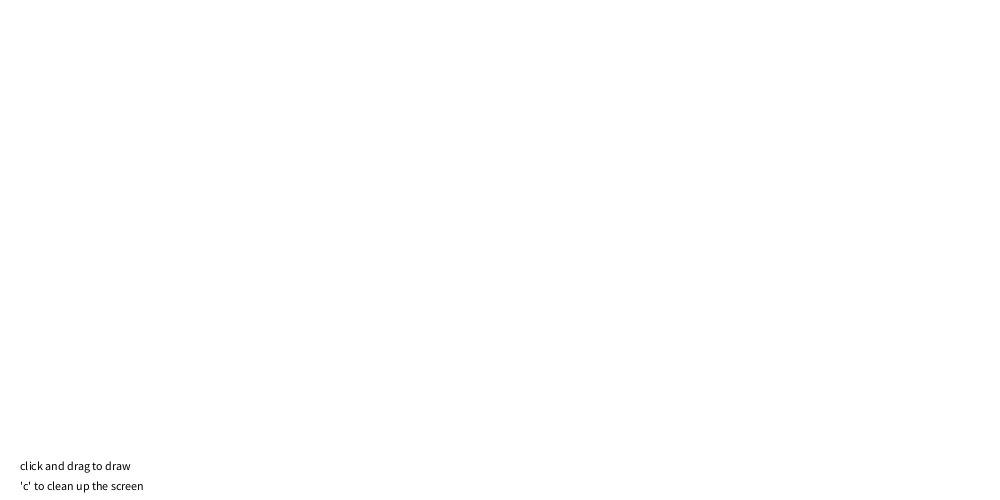
Frame 1 (no input)
Frame 60 (the mouse pressed at the canvas centre just before this capture): identical to frame 1, image omitted
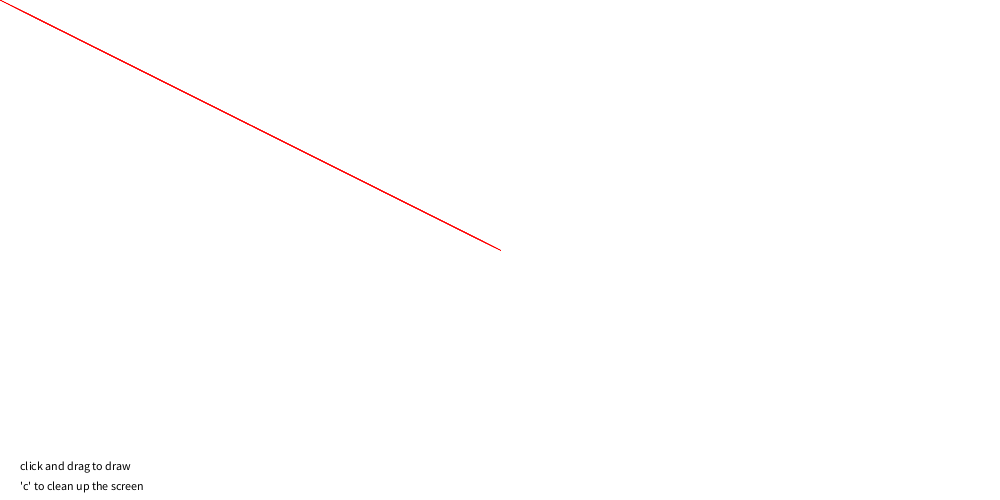
Frame 120 (the mouse held since frame 60 and released just before this capture)

The Processing sketch that drew these frames (run headless with seeded random() and noise(); from frame 60 on, the mouse is pressed at the canvas centre):

// Processing sketch: processing_168123
// ── processing_168123.pde

float[] x = new float[500];
float[] y = new float[500];
float segLength = 0;
int quantosSegmentos=500;
float dureza=1.2; //dureza da mola que liga os pontos 
void setup() {
  size(1000, 500);
  //size(displayWidth, displayHeight);
  strokeWeight(.25);
  stroke(255,0,0, 100);
  background(255);
  fill(0);
  text("click and drag to draw", 20, 470);
  text("'c' to clean up the screen", 20, 490);
}

void draw() {
  //background(0);
  //fill(0, random(10));
  //rect(0,0,width,height);
  if (mousePressed) {
    dragSegment(0, mouseX, mouseY);
    for (int i=0; i<quantosSegmentos-1; i++) {
      dragSegment(i+1, x[i], y[i]);
    }
  }
  else{
     for (int i=0; i<quantosSegmentos-1; i++) {
      x[i] = mouseX;
      y[i] = mouseY;
    }
  }
}

void dragSegment(int i, float xin, float yin) {
  float dx = xin - x[i];
  float dy = yin - y[i];
  float tx;
  float ty;
  float angle = atan2(dy, dx);  
  tx = (xin-cos(angle) * segLength);
  ty =(yin - sin(angle) * segLength);
  x[i]+=(tx-x[i])/dureza;
  y[i]+=(ty-y[i])/dureza;
  if (i>0) segment(x[i-1], y[i-1], x[i], y[i]);
}

void segment(float x, float y, float x1, float y1) {

  line(x, y, x1, y1);
}

void keyPressed() {
  if (key=='c') background(255);
}
